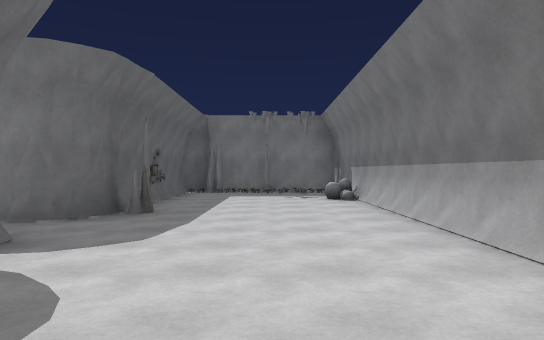
view 1 (above)

24 first-person views from a walk through a Unity game level. The camera is 1.5 m above the floor, looks level and sees 70° across. Doors are open. The floor is counted in squares, 2.72 m on a side. Each view is taken from the middle of a square. On the plan, view 1 faces up. The plan holds only what a view shows up to about 10 squares ahead; the rest is blank. The place goes on beyond the plan. The player character is not drawn. Some animated figures are left out.

view 2
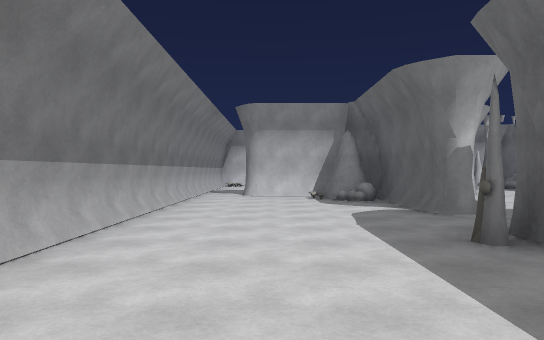

view 3
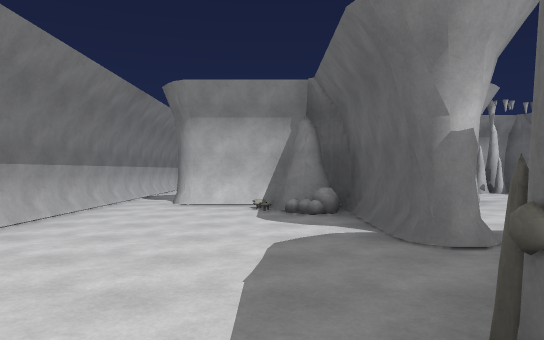

view 4
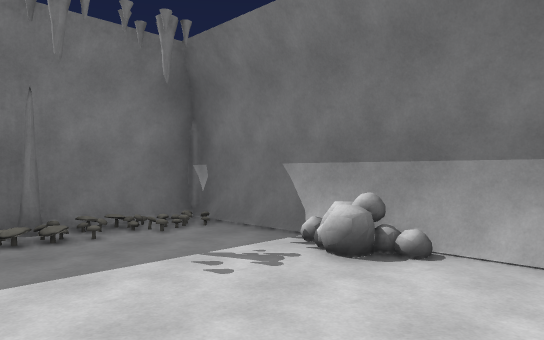

view 5
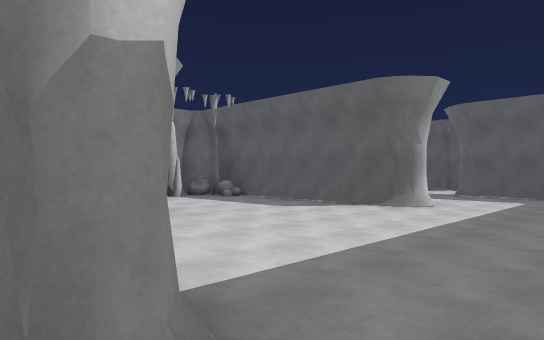

view 6
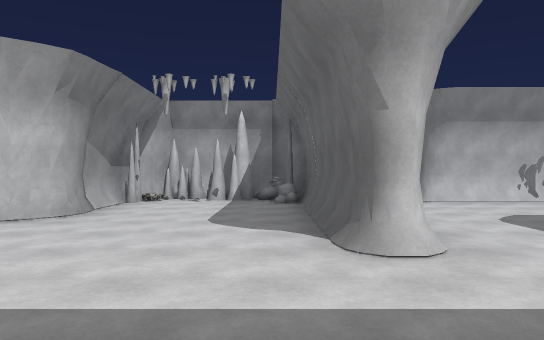

view 7
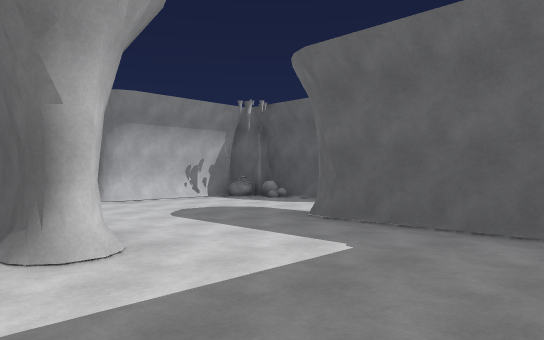

view 8
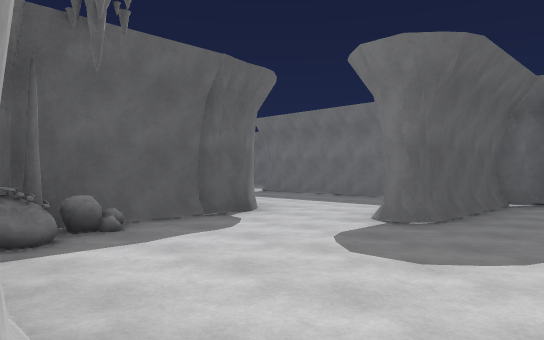

view 9
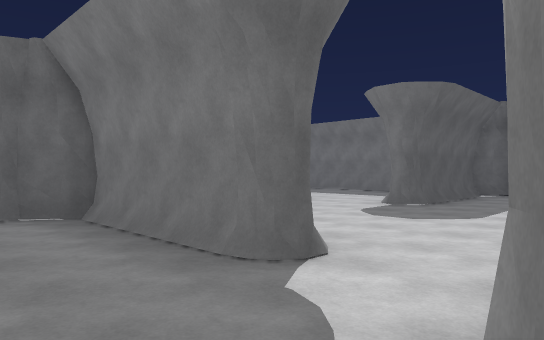

view 10
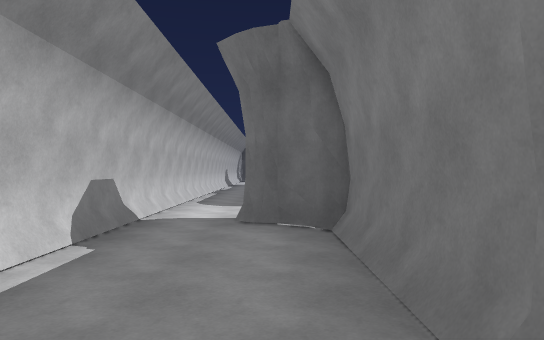

view 11
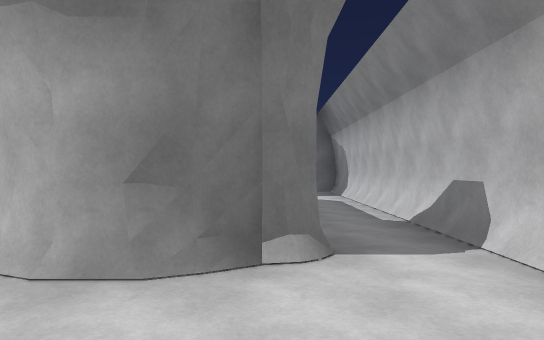

view 12
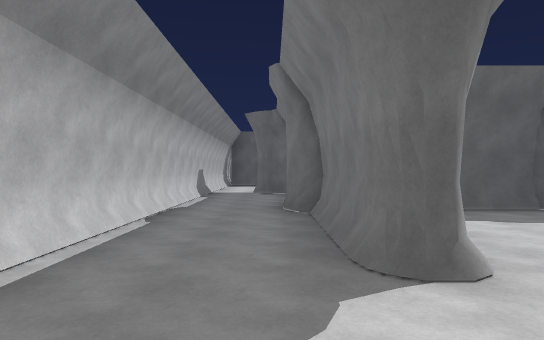

view 13
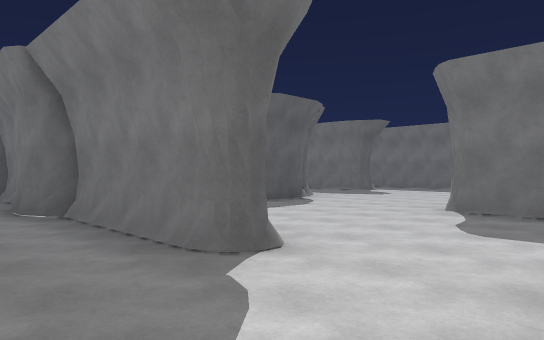

view 14
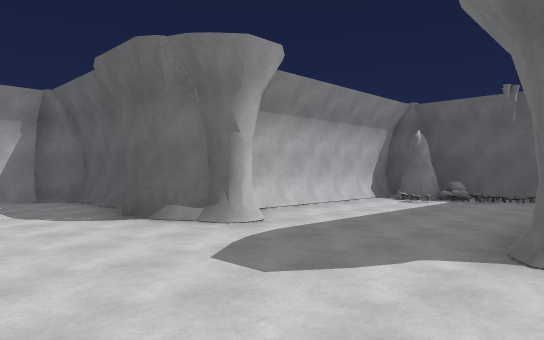

view 15
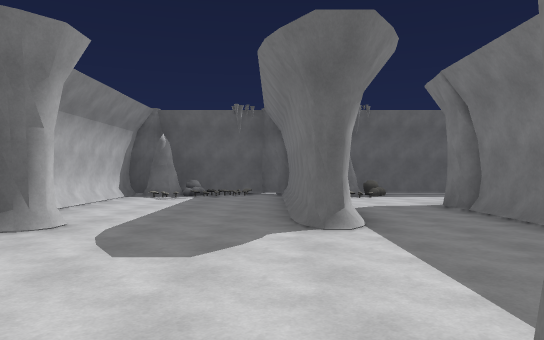

view 16
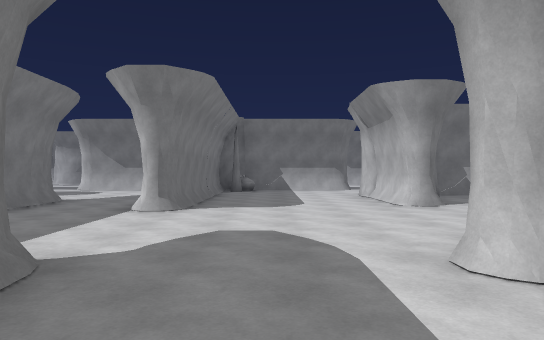

view 17
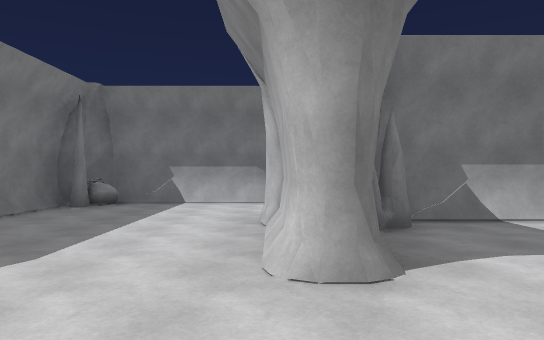

view 18
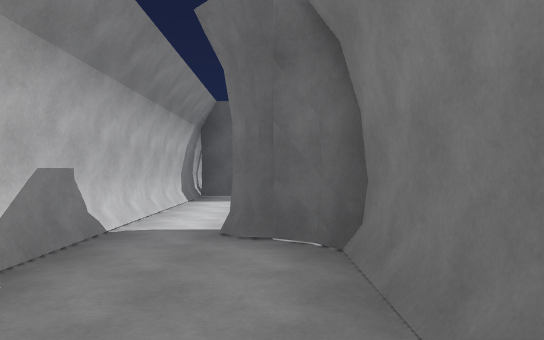

view 19
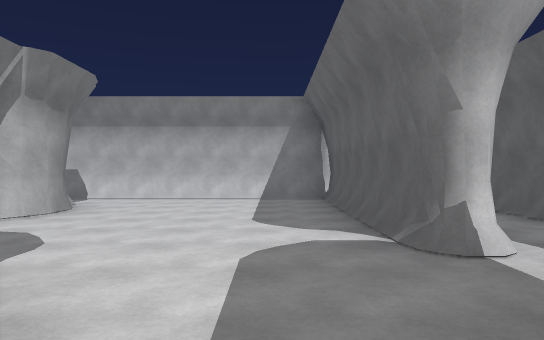

view 20
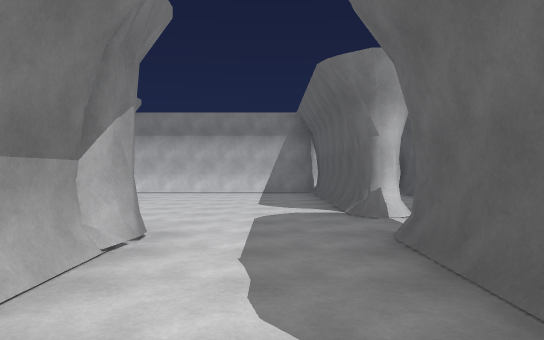

view 21
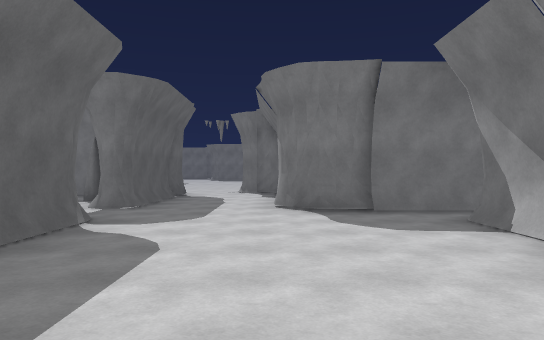

view 22
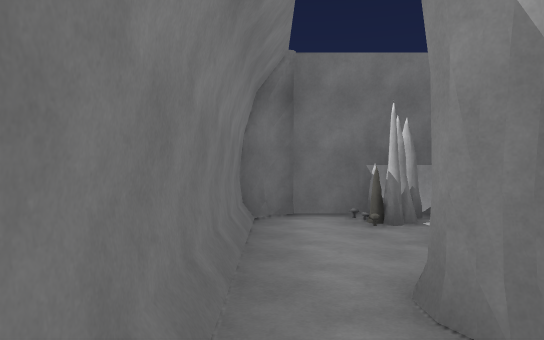

view 23
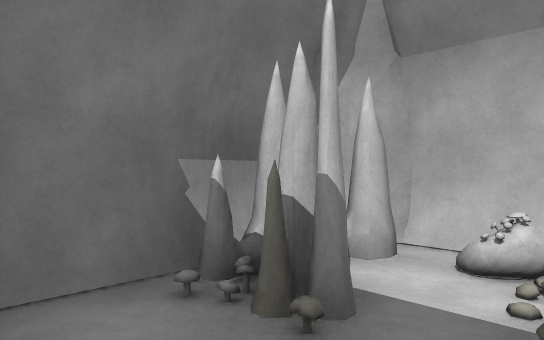

view 24
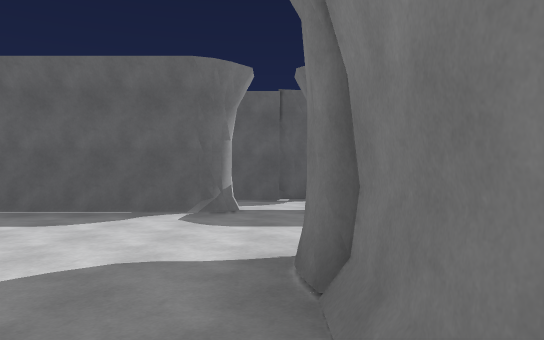

### Floor plan
Key: @ floor where view 1 was taken; # wall or solid block; . floor; / step, stairs or slope; S spikes; R rock; O other object.
Columns run from 30 left of view 1 to 2 right of it. Each row starts with its distance up from view 1.
 11                              OO
 10                             #OS##
  9                             OOOO#
  8      #.          ..         #..O#
  7      #..###   ##...         #..R#
  6      OSO..........          #...#
  5   ./#######...####          SO..#
  4   /.##............S#.... .......#
  3   #./#O............#........#...#
  2  S#./OOS...........#........#...#
  1 #.#./######...###..#..#.... RO..#
  0 #....////O#.....S#....#.... #S@.#
 -1 #.#.../#.OS......#....#...#   #.#
 -2 #.#.../#OS#......RS...#R.O#    .#
 -3 #.#...#########.#####.#SS.#    .#
 -4 # #....#.........#....##SS#     #
 -5 # #.....................#
 -6 #########################

Where each view was taken, in squares from view 1:
view 1: 0 up, 0 right, facing up
view 2: 8 up, 0 right, facing down
view 3: 6 up, 1 left, facing down
view 4: 6 up, 1 left, facing up-right
view 5: 4 up, 2 left, facing down-left
view 6: 4 up, 7 left, facing down
view 7: 4 up, 7 left, facing down-left
view 8: 3 down, 9 left, facing up-left
view 9: 5 down, 8 left, facing up-left
view 10: 4 down, 9 left, facing left
view 11: 4 down, 16 left, facing right
view 12: 4 down, 14 left, facing left
view 13: 5 down, 14 left, facing up-left
view 14: 5 up, 17 left, facing down-left
view 15: 4 up, 16 left, facing left
view 16: 3 up, 22 left, facing right
view 17: 1 up, 18 left, facing right
view 18: 4 down, 20 left, facing left
view 19: 2 up, 27 left, facing down
view 20: 4 up, 27 left, facing down
view 21: 5 down, 26 left, facing up
view 22: 0 up, 25 left, facing right
view 23: 0 up, 22 left, facing down-right
view 24: 0 up, 23 left, facing left
